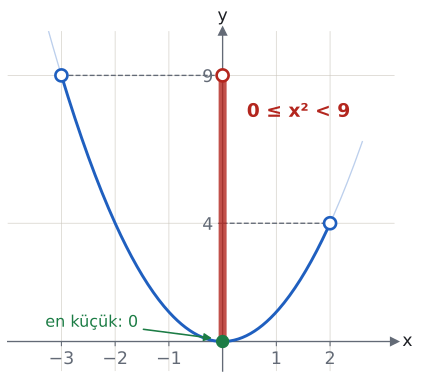

Python code for this plot:
import sys; sys.path.insert(0, "tools")
from cizim import *

# −3 < x < 2 iken y = x² değerleri: en küçüğü 0 (x = 0), en büyüğe 9'a yaklaşır ama ulaşmaz: 0 ≤ x² < 9.
fig, ax = sekil(5.2, 4.6)
eksenler(ax, x=(-4, 3.2), y=(-1, 10.5))
ax.set_xticks([-3, -2, -1, 1, 2]); ax.set_yticks([4, 9])
ax.set_xticklabels(["−3", "−2", "−1", "1", "2"]); ax.set_yticklabels(["4", "9"])
t = np.linspace(-3, 2, 200)
ax.plot(t, t ** 2, color=MAVI, zorder=3)
t2 = np.linspace(-3.6, 2.6, 200)
ax.plot(t2, t2 ** 2, color=MAVI, lw=1, alpha=0.3, zorder=2)
ax.plot(-3, 9, "o", color=MAVI, markerfacecolor="white", markersize=9, mew=2, zorder=5)
ax.plot(2, 4, "o", color=MAVI, markerfacecolor="white", markersize=9, mew=2, zorder=5)
ax.plot(0, 0, "o", color=YESIL, markersize=9, zorder=6)
ax.vlines(0, 0, 9, color=KIRMIZI, lw=6, alpha=0.8, zorder=4)
ax.plot(0, 9, "o", color=KIRMIZI, markerfacecolor="white", markersize=9, mew=2, zorder=6)
ax.hlines(9, -3, 0, color=SOLUK, lw=1, ls="--")
ax.hlines(4, 0, 2, color=SOLUK, lw=1, ls="--")
ax.annotate("en küçük: 0", xy=(-0.15, 0.1), xytext=(-3.3, 0.5), color=YESIL, fontsize=12, arrowprops=dict(arrowstyle="-|>", color=YESIL, lw=1.2))
ax.text(0.45, 7.6, "0 ≤ x² < 9", color=KIRMIZI, fontsize=14, fontweight="bold")
kaydet(fig, __file__)
